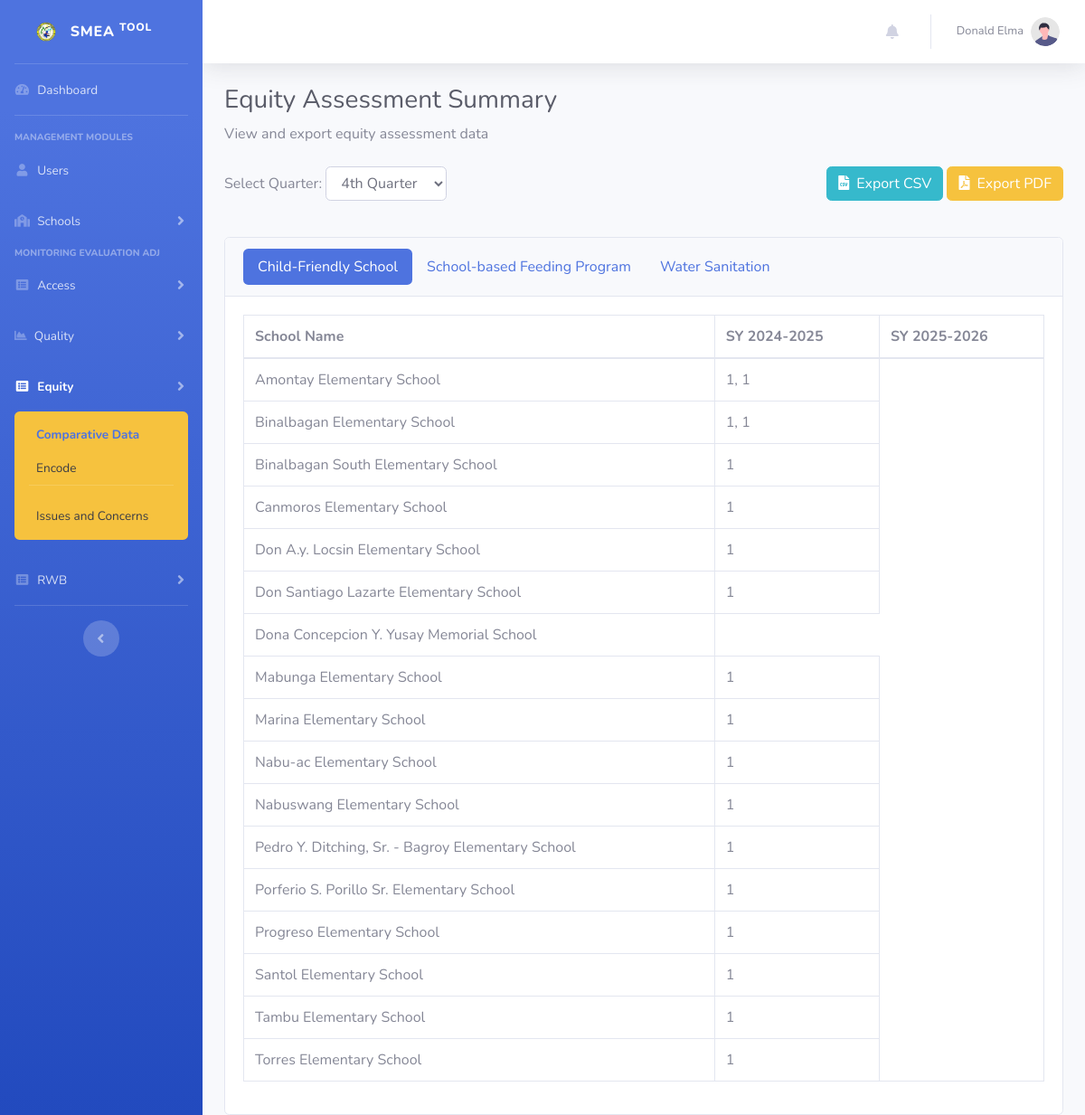
The page /equityComparative.php (signed in) on the database its author committed.
### tables this page shows
CREATE TABLE IF NOT EXISTS `school_year` (
  `id` int NOT NULL AUTO_INCREMENT,
  `start_month` int NOT NULL DEFAULT '0',
  `start_year` int NOT NULL DEFAULT '0',
  `end_month` int NOT NULL DEFAULT '0',
  `end_year` int NOT NULL DEFAULT '0',
  `updated_at` timestamp NOT NULL DEFAULT CURRENT_TIMESTAMP ON UPDATE CURRENT_TIMESTAMP,
  `created_at` timestamp NOT NULL DEFAULT CURRENT_TIMESTAMP,
  PRIMARY KEY (`id`)
);

CREATE TABLE IF NOT EXISTS `schools` (
  `id` int NOT NULL AUTO_INCREMENT,
  `name` text NOT NULL,
  `address` text,
  `updated_at` timestamp NULL DEFAULT CURRENT_TIMESTAMP ON UPDATE CURRENT_TIMESTAMP,
  `created_at` timestamp NULL DEFAULT CURRENT_TIMESTAMP,
  PRIMARY KEY (`id`)
);

### equityComparative.php (the view, shortened to what this page needs)
<?php
require_once "connection/db.php";
include_once('header.php');
$currentMonth = date('n');
$currentQuarter = ceil($currentMonth / 3);
$selectedQuarter = isset($_GET['quarter']) ? $_GET['quarter'] : (isset($_POST['quarter']) ? $_POST['quarter'] : $currentQuarter);
$currentYear = date('Y');
$nextYear = $currentYear + 1;
$schoolYearQuery = "SELECT * FROM school_year WHERE start_year >= $currentYear AND start_year <= $nextYear ORDER BY start_year ASC";
$schoolYears = $conn->query($schoolYearQuery)->fetch_all(MYSQLI_ASSOC);
$schoolQuery = "SELECT * FROM schools WHERE id <= 17 ORDER BY name";
$schools = $conn->query($schoolQuery)->fetch_all(MYSQLI_ASSOC);
function generateSchoolYearHeaders($type, $schoolYears) {
    $headers = '<th>School Name</th>';
    foreach ($schoolYears as $sy) {
        if ($type === 'sbfp') {
            $headers .= "<th>SY {$sy['start_year']}-{$sy['end_year']} (M)</th>";
            $headers .= "<th>SY {$sy['start_year']}-{$sy['end_year']} (F)</th>";
        } else {
            $headers .= "<th>SY {$sy['start_year']}-{$sy['end_year']}</th>";
        }
    }
    return $headers;
}
function generateTableHTML($conn, $type, $quarter, $schools, $schoolYears) {
    $html = '<table class="table table-bordered">
             <thead><tr>' . generateSchoolYearHeaders($type, $schoolYears) . '</tr></thead>
             <tbody>';
    foreach ($schools as $school) {
        $html .= "<tr><td>{$school['name']}</td>";
        foreach ($schoolYears as $sy) {
            if ($type === 'cfs') {
                $query = "SELECT points, count FROM equity_assessment ea
                         JOIN school_year sy ON
                            (ea.year = sy.start_year AND MONTH(CONCAT(ea.year, '-', LPAD(ea.quarter * 3 - 2, 2, '0'), '-01')) >= sy.start_month)
                            OR (ea.year = sy.end_year AND MONTH(CONCAT(ea.year, '-', LPAD(ea.quarter * 3 - 2, 2, '0'), '-01')) < sy.start_month)
                         WHERE ea.school_id = ?
                         AND ea.type = 'cfs'
                         AND ea.quarter = ?
                         AND sy.start_year = ?
                         ORDER BY points ASC";
                $stmt = $conn->prepare($query);
                $stmt->bind_param('iii', $school['id'], $quarter, $sy['start_year']);
                $stmt->execute();
                $result = $stmt->get_result();
                if ($result->num_rows === 0) {
                } else {
                    $points = [];
                    while ($row = $result->fetch_assoc()) {
                        if ($row['count'] > 0) {
                            $points[] = "{$row['count']}";
                        }
                    }
                    $html .= "<td>" . implode(", ", $points) . "</td>";
                }
            }
            else if ($type === 'sbfp') {
                $query = "SELECT gender, SUM(count) as total
                         FROM equity_assessment ea
                         JOIN school_year sy ON
                            (ea.year = sy.start_year AND MONTH(CONCAT(ea.year, '-', LPAD(ea.quarter * 3 - 2, 2, '0'), '-01')) >= sy.start_month)
                            OR (ea.year = sy.end_year AND MONTH(CONCAT(ea.year, '-', LPAD(ea.quarter * 3 - 2, 2, '0'), '-01')) < sy.start_month)
                         WHERE ea.school_id = ?
                         AND ea.type = 'sbfp'
                         AND ea.quarter = ?
                         AND sy.start_year = ?
                         GROUP BY gender";
                $stmt = $conn->prepare($query);
                $stmt->bind_param('iii', $school['id'], $quarter, $sy['start_year']);
                $stmt->execute();
                $result = $stmt->get_result();
                $male = $female = 0;
                while ($row = $result->fetch_assoc()) {
                    if ($row['gender'] == 1) $male = $row['total'];
                    if ($row['gender'] == 2) $female = $row['total'];
                }
                $html .= "<td>$male</td><td>$female</td>";
            }
            else {
                $query = "SELECT count FROM equity_assessment ea
                         JOIN school_year sy ON
                            (ea.year = sy.start_year AND MONTH(CONCAT(ea.year, '-', LPAD(ea.quarter * 3 - 2, 2, '0'), '-01')) >= sy.start_month)
                            OR (ea.year = sy.end_year AND MONTH(CONCAT(ea.year, '-', LPAD(ea.quarter * 3 - 2, 2, '0'), '-01')) < sy.start_month)
                         WHERE ea.school_id = ?
                         AND ea.type = 'wash'
                         AND ea.quarter = ?
                         AND sy.start_year = ?";
                $stmt = $conn->prepare($query);
                $stmt->bind_param('iii', $school['id'], $quarter, $sy['start_year']);
                $stmt->execute();
                $result = $stmt->get_result();
                $row = $result->fetch_assoc();
                $stars = $row ? intval($row['count']) : 0;
                $html .= '<td class="text-center">';
                $html .= '<div class="d-inline-block">';
                for ($i = 1; $i <= 5; $i++) {
                    if ($i <= $stars) {
                        $html .= '<i class="fas fa-star text-warning"></i>';
                    } else {
                        $html .= '<i class="far fa-star"></i>';
                    }
                }
                $html .= " ($stars)</div></td>";
            }
        }
        $html .= "</tr>";
    }
    $html .= '</tbody></table>';
    return $html;
}
?>
<!DOCTYPE html>
<html lang="en">
<head>
</head>
<body id="page-top">
    <div id="wrapper">
        <?php include_once "sidebar.php"; ?>
        <div id="content-wrapper" class="d-flex flex-column">
            <div id="content">
                <?php include_once "navbar.php"; ?>
                <div class="container-fluid">
                    <h1 class="h3 mb-2 text-gray-800">Equity Assessment Summary</h1>
                    <p class="mb-4">View and export equity assessment data</p>
                    <div class="row mb-4">
                        <div class="col-md-6">
                            <label for="quarter">Select Quarter:</label>
                            <select id="quarter" name="quarter" class="form-control d-inline-block w-auto mr-2">
                                <?php for ($i = 1; $i <= 4; $i++): ?>
                                    <option value="<?php echo $i; ?>" <?php echo ($selectedQuarter == $i) ? 'selected' : ''; ?>>
                                        <?php echo $i; ?><?php echo ($i == 1 ? 'st' : ($i == 2 ? 'nd' : ($i == 3 ? 'rd' : 'th'))); ?> Quarter
                                    </option>
                                <?php endfor; ?>
                            </select>
                        </div>
                        <div class="col-md-6 text-right">
                            <form action="" method="post" style="display: inline-block;">
                                <button type="submit" class="btn btn-info" name="export_csv">
                                    <i class="fas fa-file-csv mr-2"></i>Export CSV
                                </button>
                            </form>
                            <form action="" method="post" style="display: inline-block;">
                                <button type="submit" class="btn btn-warning" name="export_pdf">
                                    <i class="fas fa-file-pdf mr-2"></i>Export PDF
                                </button>
                            </form>
                        </div>
                    </div>
                    <div class="card">
                        <div class="card-header">
                            <ul class="nav nav-pills">
                                <li class="nav-item">
                                    <a class="nav-link active" data-toggle="pill" href="#cfs">Child-Friendly School</a>
                                </li>
                                <li class="nav-item">
                                    <a class="nav-link" data-toggle="pill" href="#sbfp">School-based Feeding Program</a>
                                </li>
                                <li class="nav-item">
                                    <a class="nav-link" data-toggle="pill" href="#wash">Water Sanitation</a>
                                </li>
                            </ul>
                        </div>
                        <div class="card-body">
                            <div class="tab-content">
                                <div class="tab-pane fade show active" id="cfs">
                                    <?php echo generateTableHTML($conn, 'cfs', $selectedQuarter, $schools, $schoolYears); ?>
                                </div>
                            </div>
                        </div>
                    </div>
                </div>
            </div>
        </div>
    </div>
</body>
</html>

### rows shown on the page
school_year: start_year "2024", end_year "2025"
school_year: start_year "2025", end_year "2026", points "1, 1", points "1"
schools: name "Amontay Elementary School"
schools: name "Binalbagan Elementary School"
schools: name "Binalbagan South Elementary School"
schools: name "Canmoros Elementary School"
schools: name "Don A.y. Locsin Elementary School"
schools: name "Don Santiago Lazarte Elementary School"
schools: name "Dona Concepcion Y. Yusay Memorial School"
schools: name "Mabunga Elementary School"
schools: name "Marina Elementary School"
schools: name "Nabu-ac Elementary School"
schools: name "Nabuswang Elementary School"
schools: name "Pedro Y. Ditching, Sr. - Bagroy Elementary School"
schools: name "Porferio S. Porillo Sr. Elementary School"
schools: name "Progreso Elementary School"
schools: name "Santol Elementary School"
schools: name "Tambu Elementary School"
schools: name "Torres Elementary School"

### other values the page prints
$_SESSION["fullname"] "Donald Elma"
form field quarter "4th Quarter"
